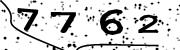
#> input picture img_test.jpg, 180 x 50 px
$ python -i captcha.py   (imports and definitions only)
#> lines starting #> are read from the running program, lines starting #| are printed output that depends on the picture; after the words box and inside, x2 and y2 are one past the last pixel; in counts of white or black regions, pixels touching at a corner belong together
from PIL import Image
from scipy.ndimage import gaussian_filter
import numpy
import pytesseract
from PIL import ImageFilter

# captcha solver, works on text-numbers captchas
def solve_captcha(filename):
    # thresold1 on the first stage
#> called with filename = 'img_test.jpg'
    th1 = 140
    th2 = 140  # threshold after blurring
    sig = 1.5  # the blurring sigma
    from scipy import ndimage

    original = Image.open(filename)
#> original is the input picture: PIL image 180x50 RGB; min 0, max 255, mean 211.1
    original.save("original.png")  # reading the image from the request
    black_and_white = original.convert("L")  # converting to black and white
    black_and_white.save("black_and_white.png")
    first_threshold = black_and_white.point(lambda p: p > th1 and 255)
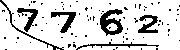
#> first_threshold: PIL image 180x50 L; 83.5% white; 85 black regions (79 under 20 px), largest, box (x1, y1, x2, y2) and area: (100, 9, 123, 36) 336, (51, 12, 76, 33) 207, (138, 15, 158, 33) 194, (17, 8, 38, 32) 186, (0, 0, 64, 50) 166, (76, 42, 159, 50) 164
    first_threshold.save("first_threshold.png")
    blur = numpy.array(first_threshold)  # create an image array
    blurred = gaussian_filter(blur, sigma=sig)
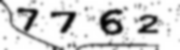
#> blurred: shape (50, 180); min 1, max 255, mean 212.1
    blurred = Image.fromarray(blurred)
    blurred.save("blurred.png")
    final = blurred.point(lambda p: p > th2 and 255)
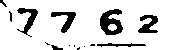
#> final: PIL image 180x50 L; 86.4% white; 14 black regions (6 under 20 px), largest, box (x1, y1, x2, y2) and area: (100, 9, 123, 35) 369, (17, 8, 38, 37) 223, (51, 12, 76, 33) 211
    final = final.filter(ImageFilter.EDGE_ENHANCE_MORE)
    final = final.filter(ImageFilter.SHARPEN)
    final.save("final.png")
#> (the run stopped early here; a loop or call above may not have finished)
